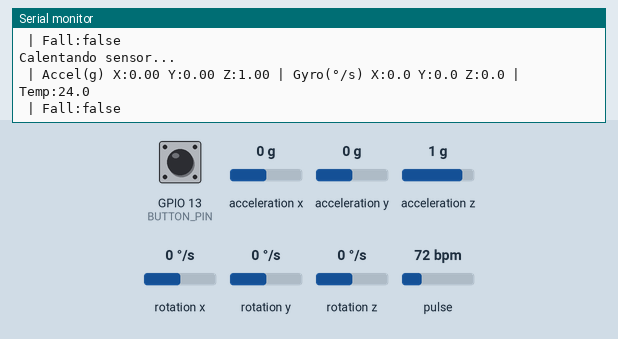
Simulated run of this sketch. Board: ESP32. Shown: the last lines printed to the serial monitor. Wiring (inferred from the names in the program): MPU-6050 motion sensor at I2C address 0x68. Inputs (shaded band) come from the test bench; at power-on: GPIO 13 (BUTTON_PIN) LOW, pulse 72 bpm, acceleration x 0 g, acceleration y 0 g, acceleration z 1 g, rotation x 0 °/s, rotation y 0 °/s, rotation z 0 °/s. WiFi joins after 1.5 s; servers stay silent unless stated; uploads are accepted with an empty reply.

Above: at 2.7 s.
2.8 s: GPIO 13 (BUTTON_PIN) pulled HIGH for 0.15 s
At 2.96 s:
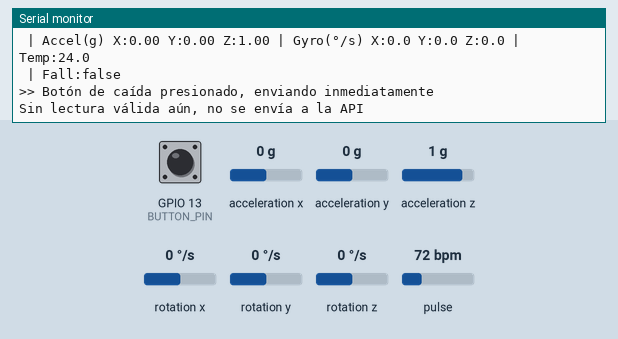
4.4 s: pulse set to 100 bpm
At 5.31 s:
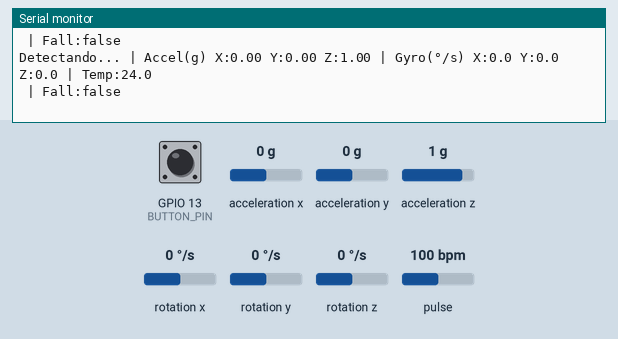
7.0 s: GPIO 13 (BUTTON_PIN) pulled HIGH for 1 s
At 7.51 s:
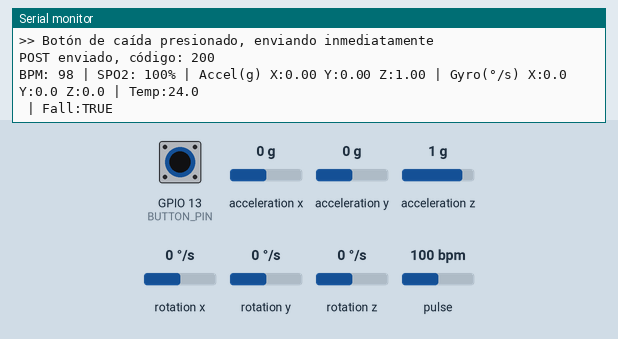
9.5 s: acceleration x set to -1.4 g
At 9.51 s:
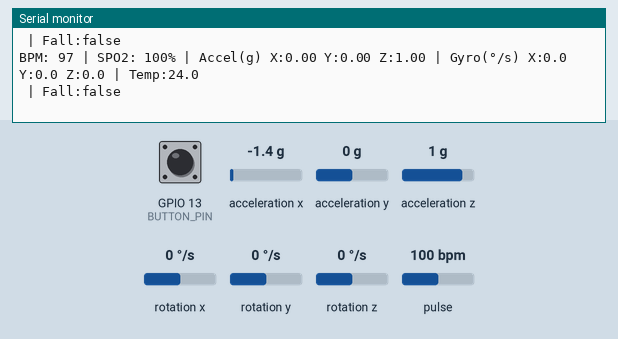
11.0 s: acceleration y set to -1.4 g
At 11.02 s:
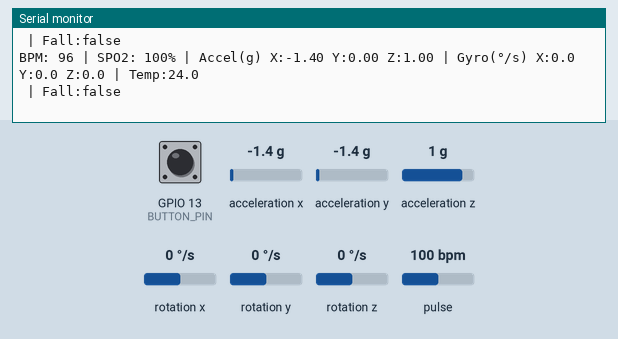
12.5 s: acceleration z set to -1.4 g
At 12.52 s:
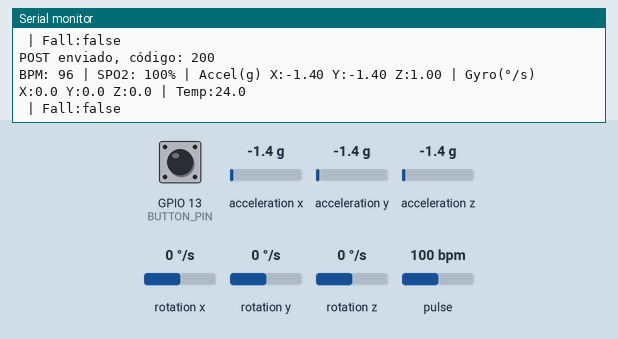
Timing chart, 0 to 15.0 s (numbered marks = the images above; inputs shaded):
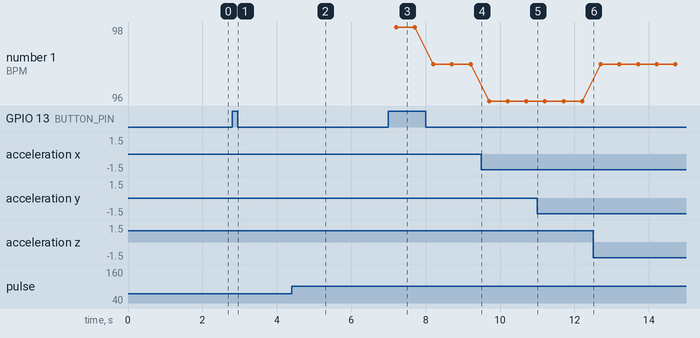

Measured:
- after the input at 2.8 s, the serial monitor: prints a new line at once (image 1)
- after the input at 7.0 s, the serial monitor: prints a new line at once (image 3)

The sketch:

esp32.ino
```cpp
#include <Wire.h>
#include <WiFi.h>
#include <HTTPClient.h>
#include "MAX30105.h"
#include "heartRate.h"


MAX30105 particleSensor;


//CONECCION
const char* WIFI_SSID = "Fabio";
const char* WIFI_PASS = "01234567";
const char* SERVER_URL = "http://100.30.134.223/api/ingest";


//boton
// ---- Botón de caída ----
const int BUTTON_PIN = 13;   // elige el GPIO que uses, ej. GPIO4
bool fallDetected = false;


// ---- API ----
const char* API_URL     = "http://100.30.134.223/api/ingest";
const char* DEVICE_KEY  = "esp32-dev-key-001";
const unsigned long SEND_INTERVAL_MS = 5000; // cada cuánto se envía a la API
unsigned long lastSendTime = 0;


// ---- MPU6050 ----
const uint8_t MPU_ADDR = 0x68;
int16_t accX, accY, accZ;
int16_t tempRaw;
int16_t gyroX, gyroY, gyroZ;
float accX_g, accY_g, accZ_g;
float gyroX_dps, gyroY_dps, gyroZ_dps;
float tempC;


long lastBeat = 0;
float bpm;
float bpmAvg = 0;
float spo2 = 0;
float spo2Avg = 0;


const byte RATE_SIZE = 4;
byte rates[RATE_SIZE];
byte spo2_values[RATE_SIZE];
byte rateSpot = 0;
byte validSamples = 0;
bool validBeatDetected = false;


// ---- Calibración SpO2 ----
const float CALIB_SLOPE  = 17.0;
const float CALIB_OFFSET = 104.0 + 18.0;


// Buffer circular para cálculo de SPO2
const byte BUFFER_SIZE = 100;
uint32_t redBuffer[BUFFER_SIZE];
uint32_t irBuffer[BUFFER_SIZE];
byte bufferLength = 0;
byte bufferHead = 0;


// ---- Warm-up ----
const unsigned long WARMUP_MS = 3000;
unsigned long fingerSince = 0;
bool warmedUp = false;
bool fingerDetectedNow = false;


void processSample(long irValue, long redValue);
void printStatus();
void initMPU6050();
void readMPU6050();
void connectWiFi();
void sendToAPI();


float calculateSPO2(uint32_t *pRed, uint32_t *pIR, int len) {
  if (len < 20) return spo2Avg;


  uint32_t redAvg = 0, irAvg = 0;
  uint32_t redMax = 0, redMin = 4294967295;
  uint32_t irMax = 0, irMin = 4294967295;


  for (int i = 0; i < len; i++) {
    redAvg += pRed[i];
    irAvg  += pIR[i];
    if (pRed[i] > redMax) redMax = pRed[i];
    if (pRed[i] < redMin) redMin = pRed[i];
    if (pIR[i]  > irMax)  irMax  = pIR[i];
    if (pIR[i]  < irMin)  irMin  = pIR[i];
  }


  redAvg /= len;
  irAvg  /= len;
  if (redAvg == 0 || irAvg == 0) return spo2Avg;


  uint32_t redAC = redMax - redMin;
  uint32_t irAC  = irMax - irMin;
  if (redAC == 0 || irAC == 0) return spo2Avg;


  float redRatio = (float)redAC / redAvg;
  float irRatio  = (float)irAC / irAvg;
  if (irRatio == 0) return spo2Avg;


  float ratio = redRatio / irRatio;


  float result = CALIB_OFFSET - CALIB_SLOPE * ratio;


  if (result > 100) result = 100;
  if (result < 70)  result = 70;


  return result;
}


void resetTracking() {
  validBeatDetected = false;
  bufferLength = 0;
  bufferHead = 0;
  validSamples = 0;
  rateSpot = 0;
  bpmAvg = 0;
  spo2Avg = 0;
  warmedUp = false;
  fingerSince = 0;
}


// ---- MPU6050 ----
void initMPU6050() {
  Wire.beginTransmission(MPU_ADDR);
  Wire.write(0x6B);
  Wire.write(0x00);
  Wire.endTransmission(true);
}


void readMPU6050() {
  Wire.beginTransmission(MPU_ADDR);
  Wire.write(0x3B);
  Wire.endTransmission(false);
  Wire.requestFrom(MPU_ADDR, (uint8_t)14, (uint8_t)true);


  accX    = (Wire.read() << 8) | Wire.read();
  accY    = (Wire.read() << 8) | Wire.read();
  accZ    = (Wire.read() << 8) | Wire.read();
  tempRaw = (Wire.read() << 8) | Wire.read();
  gyroX   = (Wire.read() << 8) | Wire.read();
  gyroY   = (Wire.read() << 8) | Wire.read();
  gyroZ   = (Wire.read() << 8) | Wire.read();


  accX_g = accX / 16384.0;
  accY_g = accY / 16384.0;
  accZ_g = accZ / 16384.0;


  gyroX_dps = gyroX / 131.0;
  gyroY_dps = gyroY / 131.0;
  gyroZ_dps = gyroZ / 131.0;


  // Fórmula oficial del datasheet MPU6050 para temperatura en °C
  tempC = (tempRaw / 340.0) + 36.53;
}


// ---- WiFi ----
void connectWiFi() {
  Serial.print("Conectando a WiFi");
  WiFi.begin(WIFI_SSID, WIFI_PASS);
  unsigned long start = millis();
  while (WiFi.status() != WL_CONNECTED && millis() - start < 15000) {
    delay(300);
    Serial.print(".");
  }
  if (WiFi.status() == WL_CONNECTED) {
    Serial.println();
    Serial.print("WiFi conectado, IP: ");
    Serial.println(WiFi.localIP());
  } else {
    Serial.println();
    Serial.println("No se pudo conectar a WiFi (se reintentará en el loop)");
  }
}


// ---- Envío a la API ----
void sendToAPI() {
  if (!fingerDetectedNow || !warmedUp || !validBeatDetected) {
    Serial.println("Sin lectura válida aún, no se envía a la API");
    return;
  }


  if (WiFi.status() != WL_CONNECTED) {
    Serial.println("WiFi no conectado, no se envía a la API");
    return;
  }


  HTTPClient http;
  http.begin(API_URL);
  http.addHeader("Content-Type", "application/json");


  char payload[400];
  snprintf(payload, sizeof(payload),
    "{"
      "\"device_key\":\"%s\","
      "\"heart_rate\":%.1f,"
      "\"spo2\":%.1f,"
      "\"accel_x\":%.3f,"
      "\"accel_y\":%.3f,"
      "\"accel_z\":%.3f,"
      "\"gyro_x\":%.3f,"
      "\"gyro_y\":%.3f,"
      "\"gyro_z\":%.3f,"
      "\"temperature\":%.1f,"
      "\"fall_detected\":%s"
    "}",
    DEVICE_KEY,
    bpmAvg,
    spo2Avg,
    accX_g,
    accY_g,
    accZ_g,
    gyroX_dps,
    gyroY_dps,
    gyroZ_dps,
    tempC,
    fallDetected ? "true" : "false"
  );


  int httpCode = http.POST(payload);


  if (httpCode > 0) {
    Serial.print("POST enviado, código: ");
    Serial.println(httpCode);
  } else {
    Serial.print("Error en POST: ");
    Serial.println(http.errorToString(httpCode));
  }


  http.end();
}


void setup() {
  Serial.begin(115200);
  Wire.begin(21, 22);
  Serial.println("Hola");
  pinMode(BUTTON_PIN, INPUT_PULLDOWN);


  if (!particleSensor.begin(Wire, I2C_SPEED_FAST)) {
    Serial.println("MAX30102 no encontrado");
    while (!particleSensor.begin(Wire, I2C_SPEED_FAST));
  }
  Serial.println("MAX30102 encontrado");


  particleSensor.setup(
    200,
    8,
    2,
    400,
    411,
    16384
  );


  initMPU6050();
  Serial.println("MPU6050 inicializado");


  connectWiFi();


  Serial.println("Coloque el dedo...");
}


void loop() {
  static unsigned long lastPrintTime = 0;
  static bool fallDetectedPrev = false;   // <-- NUEVO: recuerda el estado anterior del botón
  unsigned long currentTime = millis();


  fallDetected = (digitalRead(BUTTON_PIN) == HIGH);


  particleSensor.check();


  while (particleSensor.available()) {
    long irValue  = particleSensor.getFIFOIR();
    long redValue = particleSensor.getFIFORed();


    processSample(irValue, redValue);


    particleSensor.nextSample();
  }


  if (currentTime - lastPrintTime >= 500) {
    lastPrintTime = currentTime;
    readMPU6050();
    printStatus();
  }


  // Detecta el flanco: el botón acaba de pasar de false -> true
  bool fallJustPressed = (fallDetected && !fallDetectedPrev);
  fallDetectedPrev = fallDetected;


  if (fallJustPressed) {
    Serial.println(">> Botón de caída presionado, enviando inmediatamente");
    readMPU6050();       // datos frescos antes de enviar
    sendToAPI();
    lastSendTime = currentTime;   // reinicia el contador de 5s desde este envío
  } else if (currentTime - lastSendTime >= SEND_INTERVAL_MS) {
    lastSendTime = currentTime;
    sendToAPI();
  }
}


void processSample(long irValue, long redValue) {
  bool fingerPresent = (irValue >= 50000);
  fingerDetectedNow = fingerPresent;


  if (!fingerPresent) {
    resetTracking();
  } else {
    unsigned long now = millis();
    if (fingerSince == 0) fingerSince = now;
    if (!warmedUp && (now - fingerSince >= WARMUP_MS)) {
      warmedUp = true;
    }


    redBuffer[bufferHead] = redValue;
    irBuffer[bufferHead]  = irValue;
    bufferHead = (bufferHead + 1) % BUFFER_SIZE;
    if (bufferLength < BUFFER_SIZE) bufferLength++;


    if (warmedUp && checkForBeat(irValue)) {
      long delta = millis() - lastBeat;
      lastBeat = millis();


      bpm = 60.0 / (delta / 1000.0);


      if (bpm > 40 && bpm < 180) {
        rates[rateSpot] = (byte)bpm;


        if (bufferLength >= 50) {
          uint32_t redLin[BUFFER_SIZE], irLin[BUFFER_SIZE];
          for (byte i = 0; i < bufferLength; i++) {
            byte idx = (bufferHead + BUFFER_SIZE - bufferLength + i) % BUFFER_SIZE;
            redLin[i] = redBuffer[idx];
            irLin[i]  = irBuffer[idx];
          }
          spo2 = calculateSPO2(redLin, irLin, bufferLength);


          if (spo2 >= 70 && spo2 <= 100) {
            spo2_values[rateSpot] = (byte)spo2;
          } else if (validSamples > 0) {
            spo2_values[rateSpot] = (byte)spo2Avg;
          } else {
            spo2_values[rateSpot] = 0;
          }
        }


        rateSpot = (rateSpot + 1) % RATE_SIZE;
        if (validSamples < RATE_SIZE) validSamples++;


        bpmAvg = 0;
        spo2Avg = 0;
        for (byte i = 0; i < validSamples; i++) {
          bpmAvg  += rates[i];
          spo2Avg += spo2_values[i];
        }
        bpmAvg  /= validSamples;
        spo2Avg /= validSamples;


        validBeatDetected = (validSamples >= RATE_SIZE);
      }
    }
  }
}


void printStatus() {
  if (!fingerDetectedNow) {
    Serial.println("No hay nada");
  } else if (!warmedUp) {
    Serial.println("Calentando sensor...");
  } else if (validBeatDetected) {
    Serial.print("BPM: ");
    Serial.print((int)bpmAvg);
    Serial.print(" | SPO2: ");
    Serial.print((int)spo2Avg);
    Serial.print("%");
  } else {
    Serial.print("Detectando...");
  }


  Serial.print(" | Accel(g) X:");
  Serial.print(accX_g, 2);
  Serial.print(" Y:");
  Serial.print(accY_g, 2);
  Serial.print(" Z:");
  Serial.print(accZ_g, 2);
  Serial.print(" | Gyro(°/s) X:");
  Serial.print(gyroX_dps, 1);
  Serial.print(" Y:");
  Serial.print(gyroY_dps, 1);
  Serial.print(" Z:");
  Serial.print(gyroZ_dps, 1);
  Serial.print(" | Temp:");
  Serial.println(tempC, 1);
  Serial.print(" | Fall:");
  Serial.println(fallDetected ? "TRUE" : "false");
}
```
